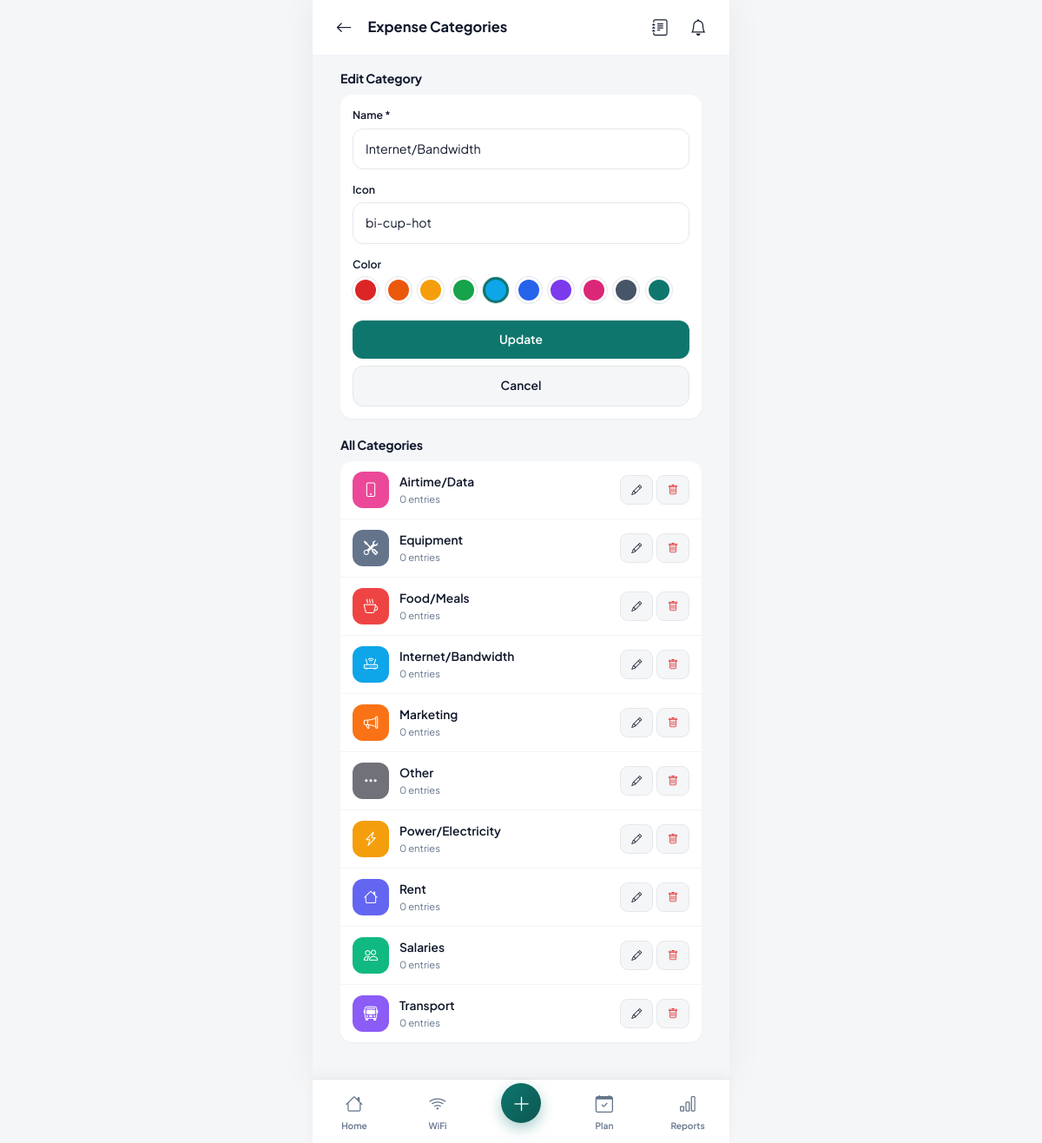
Screenshot of /modules/expenses/categories.php?edit=2 (signed in) with the database file from the repository.
### tables this page shows
CREATE TABLE expense_categories (
    id              INT AUTO_INCREMENT PRIMARY KEY,
    user_id         INT NOT NULL,
    name            VARCHAR(80) NOT NULL,
    icon            VARCHAR(40) DEFAULT 'bi-tag',
    color           VARCHAR(20) DEFAULT '#0F766E',
    created_at      DATETIME DEFAULT CURRENT_TIMESTAMP,
    FOREIGN KEY (user_id) REFERENCES users(id) ON DELETE CASCADE
);

### includes/functions.php (called while the page is built, shortened)
<?php
function e($value) {
    return htmlspecialchars((string)$value, ENT_QUOTES, 'UTF-8');
}

### modules/expenses/categories.php (the view, shortened to what this page needs)
<?php
require_once __DIR__ . '/../../config/config.php';
$userId = uid();
$stmt = $pdo->prepare("SELECT c.*, (SELECT COUNT(*) FROM expenses e WHERE e.category_id=c.id) used FROM expense_categories c WHERE c.user_id=? ORDER BY c.name");
$stmt->execute([$userId]);
$cats = $stmt->fetchAll();
$edit = null;
if (isset($_GET['edit'])) {
    $stmt = $pdo->prepare("SELECT * FROM expense_categories WHERE id=? AND user_id=?");
    $stmt->execute([(int)$_GET['edit'], $userId]);
    $edit = $stmt->fetch();
}
$icons = ['bi-cup-hot','bi-cart','bi-fuel-pump','bi-house','bi-lightning','bi-droplet','bi-phone','bi-bus-front','bi-tools','bi-heart-pulse','bi-book','bi-gift','bi-bag','bi-currency-exchange','bi-tag'];
$colors = ['#DC2626','#EA580C','#F59E0B','#16A34A','#0EA5E9','#2563EB','#7C3AED','#DB2777','#475569','#0F766E'];
include __DIR__ . '/../../includes/header.php';
include __DIR__ . '/../../includes/topbar.php';
?>
<div class="px-page mt-page">
    <div class="section-title"><h3><?= $edit?'Edit':'New' ?> Category</h3></div>
    <div class="list-card" style="padding:14px;">
        <form method="post">
            <div class="form-group">
                <label class="form-label">Name *</label>
                <input class="form-control" name="name" value="<?= e($edit['name']??'') ?>" required>
            </div>
            <div class="form-group">
                <label class="form-label">Icon</label>
                <select class="form-select" name="icon">
                    <?php foreach ($icons as $ic): ?>
                        <option value="<?= $ic ?>" <?= ($edit['icon']??'')===$ic?'selected':'' ?>><?= $ic ?></option>
                    <?php endforeach; ?>
                </select>
            </div>
            <div class="form-group">
                <label class="form-label">Color</label>
                <div class="d-flex flex-wrap gap-2">
                    <?php foreach ($colors as $col): ?>
                        <label style="cursor:pointer;">
                            <span style="display:inline-block;width:30px;height:30px;border-radius:50%;background:<?= $col ?>;border:3px solid #fff;box-shadow:0 0 0 1px var(--border);"></span>
                        </label>
                    <?php endforeach; ?>
                </div>
            </div>
            <button class="btn btn-primary btn-block"><?= $edit?'Update':'Add' ?></button>
            <?php if ($edit): ?><a href="categories.php" class="btn btn-light btn-block mt-2">Cancel</a><?php endif; ?>
        </form>
    </div>
    <div class="section-title mt-4"><h3>All Categories</h3></div>
    <div class="list-card">
        <?php foreach ($cats as $c): ?>
            <div class="list-item">
                <div class="li-ico" style="background:<?= e($c['color']) ?>;color:#fff;"><i class="bi <?= e($c['icon']) ?>"></i></div>
                <div class="li-body">
                    <div class="li-title"><?= e($c['name']) ?></div>
                    <div class="li-sub"><?= (int)$c['used'] ?> entr<?= (int)$c['used']===1?'y':'ies' ?></div>
                </div>
                <div class="li-right d-flex gap-1">
                    <a href="?edit=<?= $c['id'] ?>" class="btn btn-light btn-sm"><i class="bi bi-pencil"></i></a>
                    <form method="post" data-confirm="Delete this category? Entries become uncategorized.">
                        <button class="btn btn-light btn-sm" style="color:var(--danger)"><i class="bi bi-trash"></i></button>
                    </form>
                </div>
            </div>
        <?php endforeach; ?>
    </div>
</div>
<div style="height:30px"></div>
<?php $active='add'; include __DIR__ . '/../../includes/bottomnav.php'; ?>
<?php include __DIR__ . '/../../includes/footer.php'; ?>

### assets/css/style.css (style rules this page uses)
:root { --primary: #0F766E; --primary-dark: #0B5751; --primary-light: #14B8A6; --primary-50: #F0FDFA; --primary-100: #CCFBF1; --accent: #F59E0B; --accent-dark: #D97706; --success: #16A34A; --danger: #DC2626; --warning: #F59E0B; --info: #0EA5E9; --bg: #F4F6F8; --bg-soft: #FAFAFB; --card: #FFFFFF; --border: #E5E7EB; --border-light: #F1F5F9; --text: #0F172A; --text-muted: #64748B; --text-soft: #94A3B8; --shadow-sm: 0 1px 2px rgba(15, 23, 42, 0.04); --shadow: 0 4px 12px rgba(15, 23, 42, 0.06); --shadow-lg: 0 12px 28px rgba(15, 23, 42, 0.10); --radius: 14px; --radius-sm: 10px; --radius-lg: 20px; --header-h: 64px; --bottomnav-h: 74px; }
* { box-sizing: border-box; -webkit-tap-highlight-color: transparent; }
html, body { margin: 0; padding: 0; font-family: 'Plus Jakarta Sans', -apple-system, BlinkMacSystemFont, sans-serif; background: var(--bg); color: var(--text); font-size: 15px; line-height: 1.5; -webkit-font-smoothing: antialiased; }
body { padding-bottom: calc(var(--bottomnav-h) + env(safe-area-inset-bottom)); }
a { color: var(--primary); text-decoration: none; }
h1, h2, h3, h4, h5, h6 { font-weight: 700; color: var(--text); margin: 0 0 .5rem; letter-spacing: -0.01em; }
h3 { font-size: 1.1rem; }
.section-title { display: flex; justify-content: space-between; align-items: center; margin: 18px 16px 10px; }
.section-title h3 { font-size: .95rem; margin: 0; }
.list-card { background: var(--card); border-radius: var(--radius); margin: 0 16px 12px; box-shadow: var(--shadow-sm); overflow: hidden; }
.list-item { display: flex; align-items: center; gap: 12px; padding: 12px 14px; border-bottom: 1px solid var(--border-light); color: var(--text); }
.list-item:last-child { border-bottom: none; }
.list-item .li-ico { width: 42px; height: 42px; border-radius: 12px; background: var(--primary-50); color: var(--primary); display: flex; align-items: center; justify-content: center; font-size: 1.1rem; flex-shrink: 0; }
.list-item .li-body { flex: 1; min-width: 0; }
.list-item .li-title { font-weight: 600; font-size: .92rem; }
.list-item .li-sub { font-size: .75rem; color: var(--text-muted); }
.list-item .li-right { text-align: right; flex-shrink: 0; }
.form-group { margin-bottom: 14px; }
.form-label { font-size: .82rem; font-weight: 600; color: var(--text); margin-bottom: 6px; display: block; }
.form-control, .form-select { width: 100%; padding: 12px 14px; border: 1.5px solid var(--border); border-radius: 12px; font-size: .95rem; background: var(--card); color: var(--text); transition: border-color .15s, box-shadow .15s; font-family: inherit; }
.btn { display: inline-flex; align-items: center; justify-content: center; gap: 8px; font-weight: 600; border-radius: 12px; padding: 12px 18px; border: none; font-size: .92rem; cursor: pointer; transition: transform .1s, box-shadow .15s, background .15s; text-decoration: none; font-family: inherit; }
.btn-primary { background: var(--primary); color: #fff; }
.btn-light { background: var(--bg); color: var(--text); border: 1.5px solid var(--border); }
.btn-block { width: 100%; }
.btn-sm { padding: 7px 12px; font-size: .8rem; border-radius: 9px; }
.px-page { padding-left: 16px; padding-right: 16px; }
.mt-page { margin-top: 16px; }

### rows the page displays
expense_categories: name "Internet/Bandwidth", used "0"
expense_categories: name "Airtime/Data", used "0"
expense_categories: name "Equipment", used "0"
expense_categories: name "Food/Meals", used "0"
expense_categories: name "Marketing", used "0"
expense_categories: name "Other", used "0"
expense_categories: name "Power/Electricity", used "0"
expense_categories: name "Rent", used "0"
expense_categories: name "Salaries", used "0"
expense_categories: name "Transport", used "0"

### other values shown
$topbarTitle "Expense Categories"
form field icon "bi-cup-hot"
